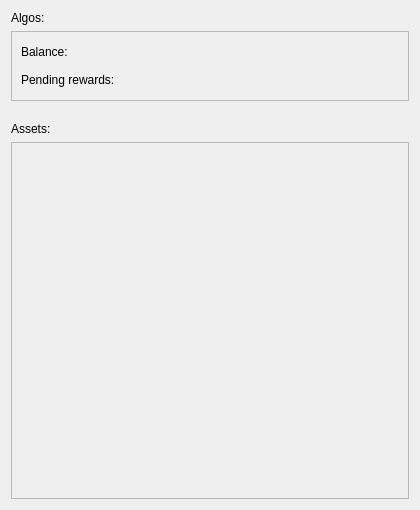
<?xml version="1.0" encoding="UTF-8"?>
<ui version="4.0">
 <class>BalanceWindow</class>
 <widget class="QDialog" name="BalanceWindow">
  <property name="geometry">
   <rect>
    <x>0</x>
    <y>0</y>
    <width>420</width>
    <height>510</height>
   </rect>
  </property>
  <property name="minimumSize">
   <size>
    <width>420</width>
    <height>510</height>
   </size>
  </property>
  <property name="maximumSize">
   <size>
    <width>420</width>
    <height>510</height>
   </size>
  </property>
  <property name="windowTitle">
   <string>Algos &amp; Assets</string>
  </property>
  <layout class="QVBoxLayout" name="verticalLayout" stretch="0,0,0,0,1">
   <item>
    <widget class="QLabel" name="label">
     <property name="text">
      <string>Algos:</string>
     </property>
    </widget>
   </item>
   <item>
    <widget class="QScrollArea" name="scrollArea">
     <property name="widgetResizable">
      <bool>true</bool>
     </property>
     <widget class="QWidget" name="scrollAreaWidgetContents">
      <property name="geometry">
       <rect>
        <x>0</x>
        <y>0</y>
        <width>400</width>
        <height>69</height>
       </rect>
      </property>
      <layout class="QGridLayout" name="gridLayout">
       <property name="verticalSpacing">
        <number>6</number>
       </property>
       <item row="0" column="0">
        <widget class="QLabel" name="label_3">
         <property name="text">
          <string>Balance:</string>
         </property>
        </widget>
       </item>
       <item row="0" column="1">
        <widget class="QLabel" name="label_Balance">
         <property name="text">
          <string/>
         </property>
         <property name="alignment">
          <set>Qt::AlignRight|Qt::AlignTrailing|Qt::AlignVCenter</set>
         </property>
        </widget>
       </item>
       <item row="1" column="0">
        <widget class="QLabel" name="label_5">
         <property name="text">
          <string>Pending rewards:</string>
         </property>
        </widget>
       </item>
       <item row="1" column="1">
        <widget class="QLabel" name="label_Pending">
         <property name="text">
          <string/>
         </property>
         <property name="alignment">
          <set>Qt::AlignRight|Qt::AlignTrailing|Qt::AlignVCenter</set>
         </property>
        </widget>
       </item>
      </layout>
     </widget>
    </widget>
   </item>
   <item>
    <spacer name="verticalSpacer">
     <property name="orientation">
      <enum>Qt::Vertical</enum>
     </property>
     <property name="sizeType">
      <enum>QSizePolicy::Fixed</enum>
     </property>
     <property name="sizeHint" stdset="0">
      <size>
       <width>20</width>
       <height>15</height>
      </size>
     </property>
    </spacer>
   </item>
   <item>
    <widget class="QLabel" name="label_2">
     <property name="text">
      <string>Assets:</string>
     </property>
    </widget>
   </item>
   <item>
    <widget class="QScrollArea" name="scrollArea_2">
     <property name="widgetResizable">
      <bool>true</bool>
     </property>
     <widget class="QWidget" name="scrollAreaWidgetContents_2">
      <property name="geometry">
       <rect>
        <x>0</x>
        <y>0</y>
        <width>400</width>
        <height>354</height>
       </rect>
      </property>
      <layout class="QVBoxLayout" name="verticalLayout_assets"/>
     </widget>
    </widget>
   </item>
  </layout>
 </widget>
 <resources/>
 <connections/>
</ui>
